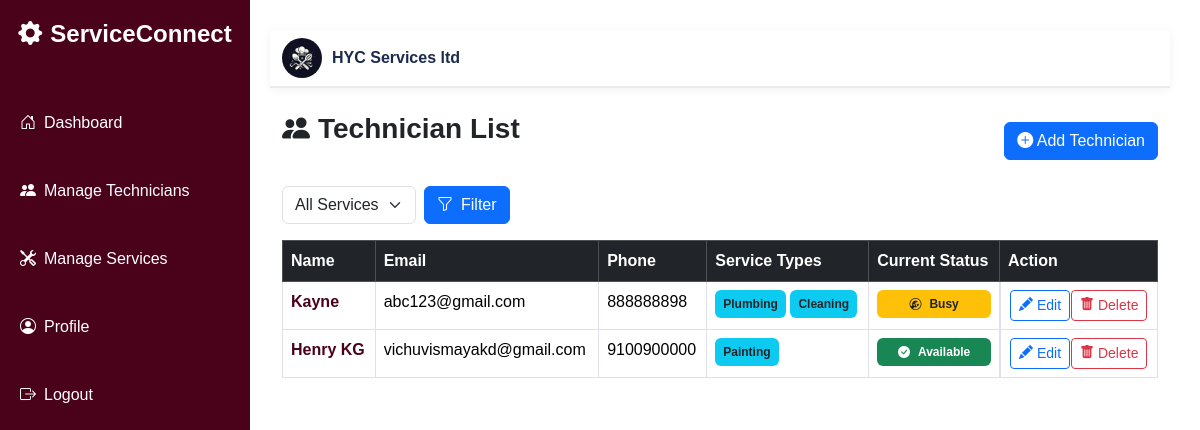
Screenshot of /technician_list/ (signed in) with the database file from the repository.
### service/models.py (models this page shows, shortened)
class CustomUser(AbstractUser):
    ROLE_CHOICES = (
        ('customer', 'Customer'),
        ('company', 'Company'),
        ('technician', 'Technician'),
    )
    role = models.CharField(max_length=20, choices=ROLE_CHOICES)

class CompanyProfile(models.Model):
    user = models.OneToOneField(settings.AUTH_USER_MODEL, on_delete=models.CASCADE, related_name='company_profile')
    company_name = models.CharField(max_length=100)
    phone = models.CharField(max_length=15)
    address = models.TextField()
    logo = models.ImageField(upload_to='company_logo/', blank=True, null=True)

class TechnicianProfile(models.Model):
    user = models.OneToOneField(settings.AUTH_USER_MODEL, on_delete=models.CASCADE, related_name='technician_profile')
    company = models.ForeignKey(CompanyProfile, on_delete=models.CASCADE, related_name='company_technicians')
    name = models.CharField(max_length=100)
    phone = models.CharField(max_length=15)
    service_types = models.ManyToManyField(ServiceType, related_name='service_technicians')
    STATUS_CHOICES = [
        ('available', 'Available'),
        ('busy', 'Busy'),
    ]
    status = models.CharField(max_length=10, choices=STATUS_CHOICES, default='available')

class ServiceType(models.Model):
    company = models.ForeignKey(CompanyProfile, on_delete=models.CASCADE, related_name='services')
    name = models.CharField(max_length=100)
    description = models.TextField(blank=True)
    base_price = models.DecimalField(max_digits=10, decimal_places=2, default=0.00)
    image = models.ImageField(upload_to='service_images/', blank=True, null=True)

### service/views.py (the view)
# urls.py: path('technician_list/',views.technician_list,name='technician_list'),
@login_required
def technician_list(request):
    company = get_object_or_404(CompanyProfile,user=request.user)
    service_types = ServiceType.objects.filter(company=company)
    selected_service = request.GET.get('service')
    if selected_service:
        selected_service = int(selected_service)
        technician_list  = TechnicianProfile.objects.filter(
            company=company, service_types__id=selected_service)
    else:
        technician_list  = TechnicianProfile.objects.filter(
            company=company)
    return render(request,'technician_list.html',context={
        'technicians':technician_list,'service_types':service_types,
        'selected_service':selected_service})

### templates/technician_list.html (shortened to what this page needs)
{% extends 'company_base.html' %}
{% load crispy_forms_tags %}
{% block content %}
<div class="container my-4">
    <div class="d-flex justify-content-between align-items-center mb-3">
        <h3 class="fw-bold text-dark mb-4"><i class="bi bi-people-fill me-2"></i>Technician List</h3>
        <a href="{% url 'add_technician' %}" class="btn btn-primary ">
            <i class="bi bi-plus-circle-fill"></i> Add Technician </a>
    </div>
    <form method="get" class="mb-3 d-flex align-items-center">
        <select name="service" class="form-select w-auto me-2">
            <option value=""> All Services </option>
        </select>
        <button type="submit" class="btn btn-primary"> <i class="bi bi-funnel me-2"></i>Filter</button>
    </form>
    {% if technicians %}
    <table class="table table-bordered">
        <thead class="table-dark">
            <tr>
                <th>Name</th>
                <th>Email</th>
                <th>Phone</th>
                <th>Service Types</th>
                <th>Current Status</th>
                <th>Action</th>
            </tr>
        </thead>
        <tbody>
            {% for tech in technicians %}
            <tr>
                <td style="color: rgb(74, 2, 26);" class="fw-bold">{{ tech.name }}</td>
                <td>{{ tech.user.email }}</td>
                <td>{{ tech.phone }}</td>
                <td>
                    {% for s in tech.service_types.all %}
                    <span class="badge bg-info text-dark p-2">{{ s.name }}</span>
                    {% endfor %}
                </td>
                <td>
                    {% if tech.status == 'available' %}
                        <span class="badge bg-success d-flex align-items-center justify-content-center  p-2">
                            <i class="bi bi-check-circle-fill me-2"></i>  Available
                        </span>
                    {% elif tech.status == 'busy' %}
                        <span class="badge bg-warning text-dark d-flex align-items-center justify-content-center p-2 ">
                           <i class="bi bi-wrench-adjustable-circle me-2"></i> Busy
                        </span>
                    {% else %}
                        <span class="badge bg-secondary">Unknown</span>
                    {% endif %}
                </td>
                <td class="d-flex justify-content-evenly">
                    <button class="btn btn-sm btn-outline-primary" data-bs-toggle="modal"
                        data-bs-target="#editModal{{ tech.id }}"><i class="bi bi-pencil-fill"></i> Edit</button>
                    <button class="btn btn-sm btn-outline-danger" data-bs-toggle="modal"
                        data-bs-target="#deleteModal{{ tech.id }}"><i class="bi bi-trash-fill"></i> Delete</button>
                </td>
            </tr>
            {% endfor %}
        </tbody>
    </table>
    {% else %}
    <div class="alert alert-info text-center mt-4">No technicians added yet.</div>
    {% endif %}
</div>
{% endblock %}

### templates/company_base.html (shortened to what this page needs)
{% load static %}
<!DOCTYPE html>
<html lang="en">
<head>
    <link href="https://cdn.jsdelivr.net/npm/bootstrap@5.3.2/dist/css/bootstrap.min.css" rel="stylesheet">
    <link href="https://cdn.jsdelivr.net/npm/bootstrap-icons@1.11.1/font/bootstrap-icons.css" rel="stylesheet">
</head>
<body>
    <div class="sidebar">
        <h4><i class="bi bi-gear-fill me-2"></i>ServiceConnect</h4>
        <a href="{% url 'company_dashboard' %}"
            class="{% if request.resolver_match.url_name == 'company_dashboard' %}active{% endif %}">
            <i class="bi bi-house-door me-2"></i>Dashboard
        </a>
        <a href="{% url 'technician_list' %}">
            <i class="bi bi-people-fill me-2"></i>Manage Technicians
        </a>
        <a href="{% url 'service_view' %}">
            <i class="bi bi-tools me-2"></i>Manage Services
        </a>
        <a href="{% url 'profile_edit' %}">
            <i class="bi bi-person-circle me-2"></i>Profile
        </a>
        <a href="{% url 'logout' %}">
            <i class="bi bi-box-arrow-right me-2"></i>Logout
        </a>
    </div>
    <div class="main-content">
        <nav class="navbar navbar-custom mb-4">
            <div class="container d-flex justify-content-between">
                {% if request.user.company_profile %}
                <div class="navbar-company">
                    {% if request.user.company_profile.logo %}
                    <img src="{{ request.user.company_profile.logo.url }}" alt="Company Logo">
                    {% endif %}
                    <span>{{ request.user.company_profile.company_name }}</span>
                </div>
                {% endif %}
            </div>
        </nav>
        {% block content %}
        {% endblock %}
    </div>
</body>
</html>

### templates/company_base.html (style rules this page uses)
body { background-color: white; font-family: "Poppins", sans-serif; }
.sidebar { position: fixed; top: 0; left: 0; height: 100vh; width: 250px; background-color: rgb(74, 2, 26); color: white; padding-top: 20px; }
.sidebar h4 { text-align: center; margin-bottom: 50px; font-weight: bold; }
.sidebar a { display: block; margin-top: 20px; color: white; padding: 12px 20px; text-decoration: none; font-size: 16px; }
.main-content { margin-top: 0; margin-right: 0; margin-left: 240px; padding: 30px; }
.navbar-custom { background-color: white; box-shadow: 0px 2px 10px rgba(0, 0, 0, 0.05); border-bottom: 2px solid #e9ecef; }
.navbar-company { display: flex; align-items: center; gap: 10px; }
.navbar-company img { width: 40px; height: 40px; border-radius: 50%; object-fit: cover; }
.navbar-company span { font-weight: bolder; color: #1b2a4e; }

### rows the page displays
CustomUser: user.company_profile.logo (picture), user.company_profile.company_name "HYC Services ltd"
TechnicianProfile: name "Kayne", user.email "abc123@gmail.com", phone "888888898", status "busy" (drawn)
ServiceType: name "Plumbing"
ServiceType: name "Cleaning"
TechnicianProfile: name "Henry KG", user.email "vichuvismayakd@gmail.com", phone "9100900000", status "available" (drawn)
ServiceType: name "Painting"
